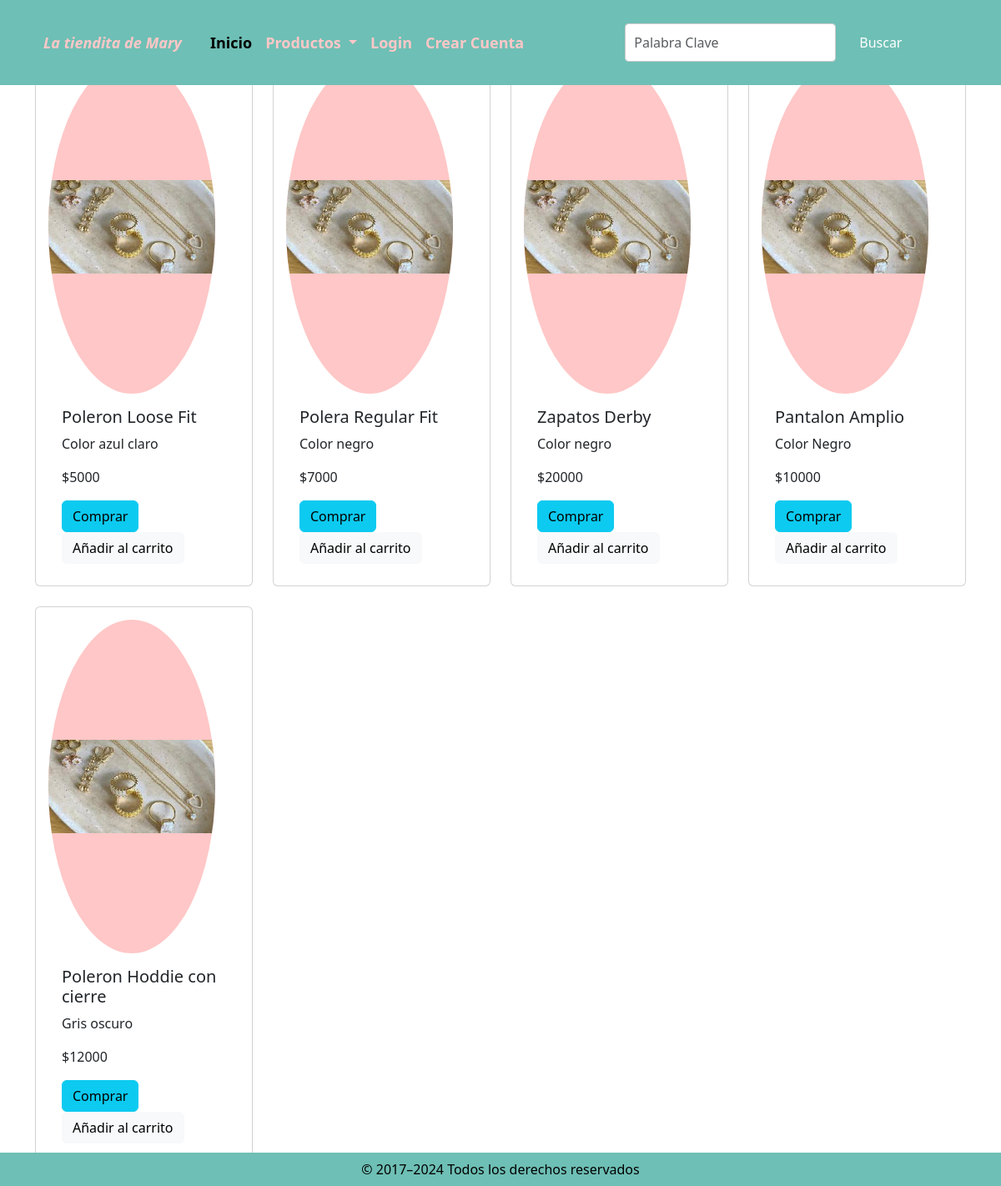
The page /joyeria/ on the database its author committed.
### productosApp/models.py (models this page shows, shortened)
class ProductosTiendita(models.Model):
    id_producto = models.AutoField(db_column='idProducto', primary_key=True)
    name_prod = models.CharField(max_length=200)
    desc_prod = models.CharField(max_length=500)
    id_categoria = models.ForeignKey('Categoria', on_delete=models.CASCADE, db_column='idcategoria', related_name='productos')
    activo = models.IntegerField()  #
    precio_prod = models.IntegerField(default=0)

### productosApp/views.py (the view)
# urls.py: path('joyeria/', views.joyeria, name='joyeria'),
def joyeria(request):
    productos = ProductosTiendita.objects.all()
    context = {'productos': productos}
    return render(request, 'productosApp/joyeria.html', context)

### productosApp/templates/productosApp/joyeria.html (shortened to what this page needs)
{% load static %}
<!DOCTYPE html>
<html lang="en">
<head>
  <link rel="stylesheet" href="{% static 'productosApp/cards.css' %}">
  <link rel="stylesheet" href="{% static 'productosApp/index.css' %}">
  <link href="https://cdn.jsdelivr.net/npm/bootstrap@5.3.3/dist/css/bootstrap.min.css" rel="stylesheet"
>
</head>
<body>
  <nav class="navbar navbar-expand-lg fixed-top">
    <div class="container">
      <a class="navbar-brand" href="{% url 'index' %}"><i>La tiendita de Mary</i></a>
      <div class="collapse navbar-collapse" id="navbarSupportedContent">
        <ul class="navbar-nav me-auto mb-2 mb-lg-0">
          <li class="nav-item col-6 col-lg-auto">
            <a class="nav-link active" aria-current="page" href="{% url 'index' %}">Inicio</a>
          </li>
          <li class="nav-item dropdown col-6 col-lg-auto">
            <a class="nav-link dropdown-toggle" href="" role="button" data-bs-toggle="dropdown" aria-expanded="true">
              Productos
            </a>
          </li>
          <li class="nav-item col-6 col-lg-auto">
            <a class="nav-link" href="{% url 'login' %}">Login</a>
          </li>
          <li class="nav-item col-6 col-lg-auto">
            <a class="nav-link" href="{% url 'registro' %}">Crear Cuenta</a>
          </li>
        </ul>
        <form class="d-flex buscar" role="search">
          <input class="form-control me-2" type="search" placeholder="Palabra Clave" aria-label="Search">
          <button class="btn button" type="submit">Buscar</button>
        </form>
      </div>
    </div>
  </nav>
  <section class="container">
    <h1>Colección Joyería</h1>
    <div class="row">
      {% for producto in productos %}
      <div class="col-12 col-sm-6 col-md-4 col-lg-3 mb-4">
        <div class="card">
          <img src="{% static 'productosApp/3.jpg' %}" class="card-img-top" alt="{{ producto.name_prod }}">
          <div class="card-body">
            <h5 class="card-title">{{ producto.name_prod }}</h5>
            <p class="card-text">{{ producto.desc_prod }}</p>
            <p class="card-text">${{ producto.precio_prod }}</p>
            <a href="#" class="btn btn-info">Comprar</a>
            <button class="btn btn-light agregarCarrito">Añadir al carrito</button>
          </div>
        </div>
      </div>
      {% endfor %}
    </div>
  </section>
</body>
<footer class="p-2 text-center">
  <div class="container">
    <p class="footer-light text-black">© 2017–2024 Todos los derechos reservados</p>
  </div>
</footer>
</html>

### productosApp/static/productosApp/cards.css (style rules this page uses)
body { background-color: #ffc7c7; font-family: sans-serif; color: aliceblue; position: relative; }
.card { padding: 15px 15px 10px; border-radius: 4px; display: flex; flex-direction: column; width: 100%; }
.card img { background-color: #ffc7c7; width: 100%; height: 50vh; width: 200px; border-radius: 70%; object-fit: contain; }

### productosApp/static/productosApp/index.css (style rules this page uses)
html { height: 100%; }
body { margin-top: auto; display: flex; flex-direction: column; min-height: 100%; background-color: #ffc7c7; font-family: Arial, sans-serif; }
.navbar { background-color: #6ebfb5; margin-top: auto; padding: 10px 0; }
.navbar a { color: #ffc7c7; font-weight: 600; font-size: 18px; text-decoration: none; padding: 0 10px; }
.buscar { display: flex; align-items: center; margin: 20px auto; max-width: 600px; }
.buscar input { flex: 1; padding: 10px; font-size: 16px; border: 1px solid #ccc; border-radius: 4px; margin-right: 10px; }
.buscar button { background-color: #6ebfb5; color: #fff; border: none; padding: 10px 20px; font-size: 16px; cursor: pointer; border-radius: 4px; transition: background-color 0.3s ease; }
footer { position: fixed; bottom: 0; width: 100%; height: 40px; background-color: #6ebfb5; text-align: center; padding: 10px 0; }

### rows shown on the page
ProductosTiendita: name_prod "Poleron Loose Fit", desc_prod "Color azul claro", precio_prod "5000"
ProductosTiendita: name_prod "Polera Regular Fit", desc_prod "Color negro", precio_prod "7000"
ProductosTiendita: name_prod "Zapatos Derby", desc_prod "Color negro", precio_prod "20000"
ProductosTiendita: name_prod "Pantalon Amplio", desc_prod "Color Negro", precio_prod "10000"
ProductosTiendita: name_prod "Poleron Hoddie con cierre", desc_prod "Gris oscuro", precio_prod "12000"
